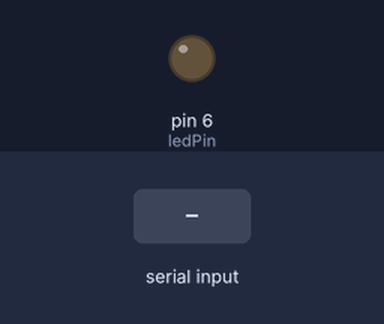
A sketch run on a simulated Arduino Uno, built with avr-gcc and run on an emulated ATmega328P. On the bench: output pins drawn as LEDs (lit = HIGH). Dashed ring = blinking. Inputs (shaded band) come from the test bench.

Above: at 1.2 s.
1.3 s: "N" received over Serial
At 1.4 s:
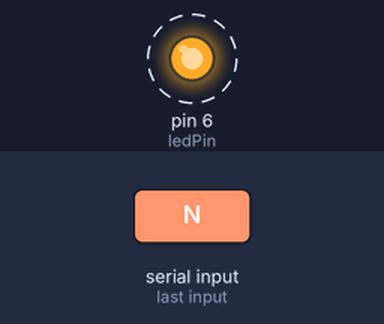
4.3 s: "G" received over Serial
At 5.2 s:
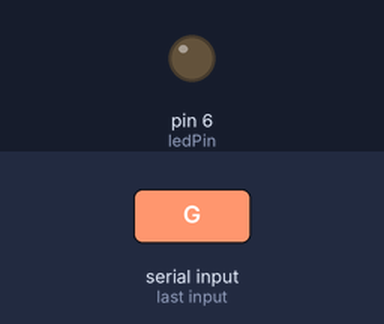
5.8 s: "F" received over Serial
At 6.3 s:
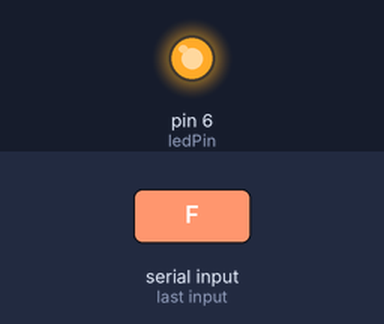
Timing chart, 0 to 8.8 s (numbered marks = the images above; inputs shaded):
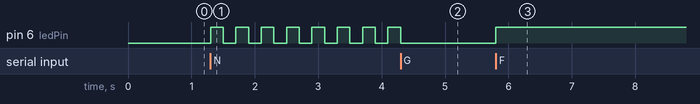

The sketch:

Led_pos_pel_y_freno.ino
```cpp
  const int ledPin =  6;


int ledState = LOW;
unsigned long previousMillis = 0;

const long interval = 200;
int incomingByte;

int parpadeo = 0;

void setup() {

  pinMode(ledPin, OUTPUT);
  Serial.begin(9600);
}

void loop() {
  lecturapuerto();
  if (parpadeo == 1) {
    controlLEDmillis();
  }

  analogWrite(ledPin, ledState);
}

void controlLEDmillis() {

  unsigned long currentMillis = millis();
  if (currentMillis - previousMillis >= interval) {

    previousMillis = currentMillis;
    if (ledState == 0) {
      ledState = 255;
    } else {
      ledState = 0;
    }
  }
}

void lecturapuerto() {

  if (Serial.available() > 0) {

    incomingByte = Serial.read();
    if (incomingByte == 'N') {
      parpadeo = 1;
    }
    else if (incomingByte == 'G') {
      ledState = 0;
      parpadeo = 0;
    }
    else if (incomingByte == 'F') {
      ledState = 255;
      parpadeo = 0;
    }
    else if (incomingByte == 'P') {
      ledState = 50;
      parpadeo = 0;
    }
  }
}
```

Measured:
- after the input at 1.3 s, pin 6 (ledPin): alternates HIGH for 0.20 s and LOW for 0.20 s, starting at once
- after the input at 4.3 s, pin 6 (ledPin): goes on until 4.3 s, then stays LOW
- after the input at 5.8 s, pin 6 (ledPin): LOW → HIGH at once
